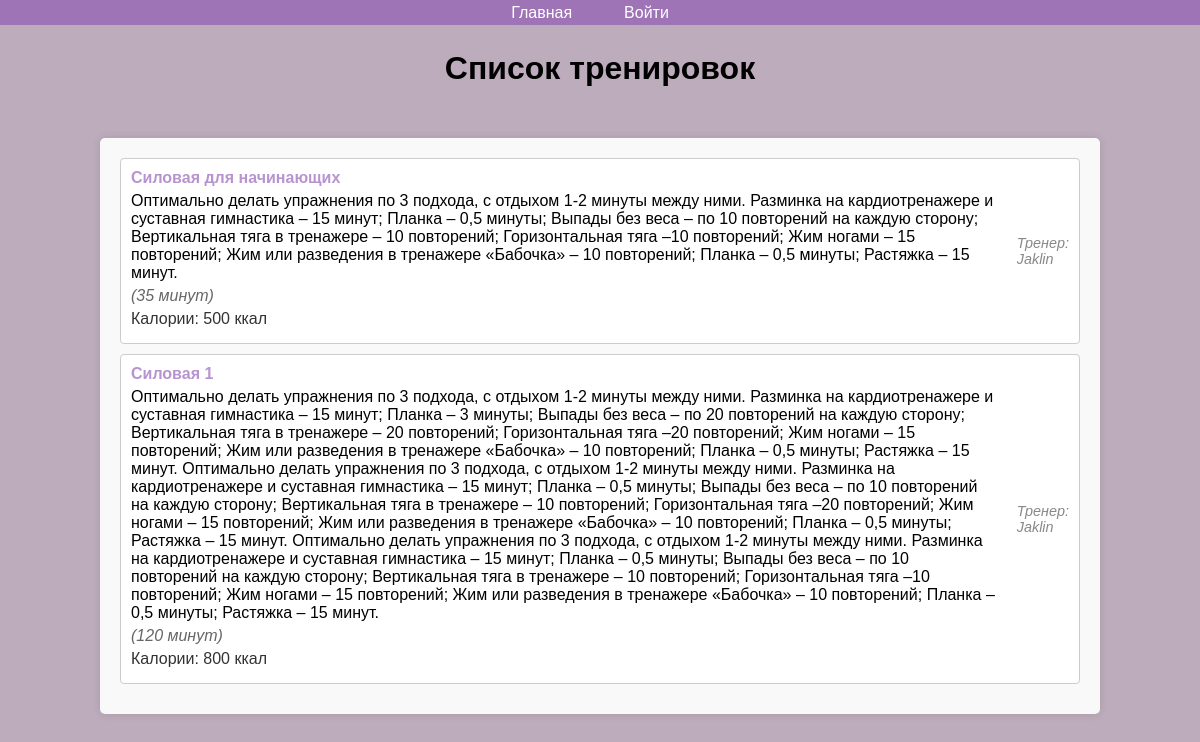
/train_list.php?training_type=1, run on the app's committed database.
### tables this page shows
CREATE TABLE `training_programs` (
  `id` int(11) NOT NULL AUTO_INCREMENT,
  `name` varchar(255) DEFAULT NULL,
  `description` text DEFAULT NULL,
  `duration` int(11) DEFAULT NULL,
  `calories_burned` int(11) DEFAULT NULL,
  `training_name` varchar(255) DEFAULT NULL,
  `training_type_id` int(11) DEFAULT NULL,
  `created_by` int(11) DEFAULT NULL,
  `created_at` timestamp NOT NULL DEFAULT current_timestamp(),
  `status` enum('pending','approved','rejected') DEFAULT 'pending',
  PRIMARY KEY (`id`),
  KEY `training_type_id` (`training_type_id`),
  KEY `created_by` (`created_by`),
  CONSTRAINT `training_programs_ibfk_1` FOREIGN KEY (`training_type_id`) REFERENCES `training_types` (`id`) ON DELETE SET NULL,
  CONSTRAINT `training_programs_ibfk_2` FOREIGN KEY (`created_by`) REFERENCES `users` (`id`) ON DELETE CASCADE
);

CREATE TABLE `users` (
  `id` int(11) NOT NULL AUTO_INCREMENT,
  `username` varchar(255) DEFAULT NULL,
  `email` varchar(255) DEFAULT NULL,
  `password_hash` varchar(255) DEFAULT NULL,
  `age` int(11) DEFAULT NULL,
  `weight` float DEFAULT NULL,
  `height` float DEFAULT NULL,
  `gender` enum('male','female') DEFAULT NULL,
  `activity_level` enum('sedentary','light','moderate','active','very_active') DEFAULT NULL,
  `daily_calories` decimal(10,2) DEFAULT NULL,
  `created_at` timestamp NOT NULL DEFAULT current_timestamp(),
  `role_id` int(11) DEFAULT NULL,
  PRIMARY KEY (`id`),
  UNIQUE KEY `email` (`email`),
  KEY `role_id` (`role_id`),
  CONSTRAINT `users_ibfk_1` FOREIGN KEY (`role_id`) REFERENCES `roles` (`id`)
);

### train_list.php (the view, shortened to what this page needs)
<?php
include 'navbar.php';
if (isset($_GET['training_type'])) {
    $training_type_id = $_GET['training_type'];
    $stmt = $conn->prepare("
        SELECT
            t.id,
            t.name,
            t.description,
            t.duration,
            t.calories_burned,
            u.username AS trainer_name
        FROM training_programs t
        JOIN users u ON t.created_by = u.id
        WHERE t.training_type_id = ? AND t.status = 'approved'
    ");
    $stmt->bind_param("i", $training_type_id);
    $stmt->execute();
    $programs = $stmt->get_result()->fetch_all(MYSQLI_ASSOC);
}
?>
<!DOCTYPE html>
<html lang="ru">
<head>
</head>
<body>
<h1>Список тренировок</h1>
<div class="container">
    <?php if (!empty($programs)): ?>
        <ul class="program-list">
            <?php foreach ($programs as $program): ?>
                <li>
                    <div>
                        <a href="training_details.php?id=<?php echo $program['id']; ?>"><?php echo htmlspecialchars($program['name']); ?></a>
                        <p><?php echo htmlspecialchars($program['description']); ?></p>
                        <p class="duration">(<?php echo htmlspecialchars($program['duration']); ?> минут)</p>
                        <p class="calories">Калории: <?php echo htmlspecialchars($program['calories_burned']); ?> ккал</p>
                    </div>
                    <div class="trainer-info">
                        Тренер: <?php echo htmlspecialchars($program['trainer_name']); ?>
                    </div>
                </li>
            <?php endforeach; ?>
        </ul>
    <?php else: ?>
        <p>Тренировки данного типа отсутствуют.</p>
    <?php endif; ?>
</div>
</body>
</html>

### navbar.php (style rules this page uses)
body { margin: 0; padding-top: 50px; }

### train_list.php (style rules this page uses)
body { font-family: Arial, sans-serif; background-color: #bdacbb; margin: 0; padding: 0; display: flex; flex-direction: column; align-items: center; }
h1 { margin-top: 50px; text-align: center; }
.container { width: 80%; max-width: 1200px; padding: 20px; background-color: #f9f9f9; border-radius: 5px; box-shadow: 0 0 10px rgba(0, 0, 0, 0.1); margin-top: 30px; }
.program-list { list-style: none; padding: 0; margin: 0; }
.program-list li { background-color: #fff; border: 1px solid #ccc; border-radius: 4px; padding: 10px; margin-bottom: 10px; display: flex; justify-content: space-between; align-items: center; }
.program-list li a { text-decoration: none; color: rgba(139, 83, 179, 0.62); font-weight: bold; }
.program-list li p { margin: 5px 0; }
.program-list li .duration { font-style: italic; color: #666; }
.program-list li .calories { color: #333; }
.trainer-info { font-size: 0.9em; font-style: italic; color: #888; margin-left: 20px; }

### data on the page
training_programs: name "Силовая для начинающих", description "Оптимально делать упражнения по 3 подхода, с отдыхом 1-2 минуты между ними. Разминка на кардиотренажере и суставная гимнастика – 15 минут; Планка – 0,5 минуты; Выпады без веса – по 10 повторений на каждую сторону; Вертикальная тяга в тренажере – 10 повторений; Горизонтальная тяга –10 повторений; Жим ногами – 15 повторений; Жим или разведения в тренажере «Бабочка» – 10 повторений; Планка – 0,5 минуты; Растяжка – 15 минут.", duration "35", calories_burned "500", created_by.username "Jaklin"
training_programs: name "Силовая 1", description "Оптимально делать упражнения по 3 подхода, с отдыхом 1-2 минуты между ними. Разминка на кардиотренажере и суставная гимнастика – 15 минут; Планка – 3 минуты; Выпады без веса – по 20 повторений на каждую сторону; Вертикальная тяга в тренажере – 20 повторений; Горизонтальная тяга –20 повторений; Жим ногами – 15 повторений; Жим или разведения в тренажере «Бабочка» – 10 повторений; Планка – 0,5 минуты; Растяжка – 15 минут. Оптимально делать упражнения по 3 подхода, с отдыхом 1-2 минуты между ними. Разминка на кардиотренажере и суставная гимнастика – 15 минут; Планка – 0,5 минуты; Выпады без веса – по 10 повторений на каждую сторону; Вертикальная тяга в тренажере – 10 повторений; Горизонтальная…", duration "120", calories_burned "800", created_by.username "Jaklin"
